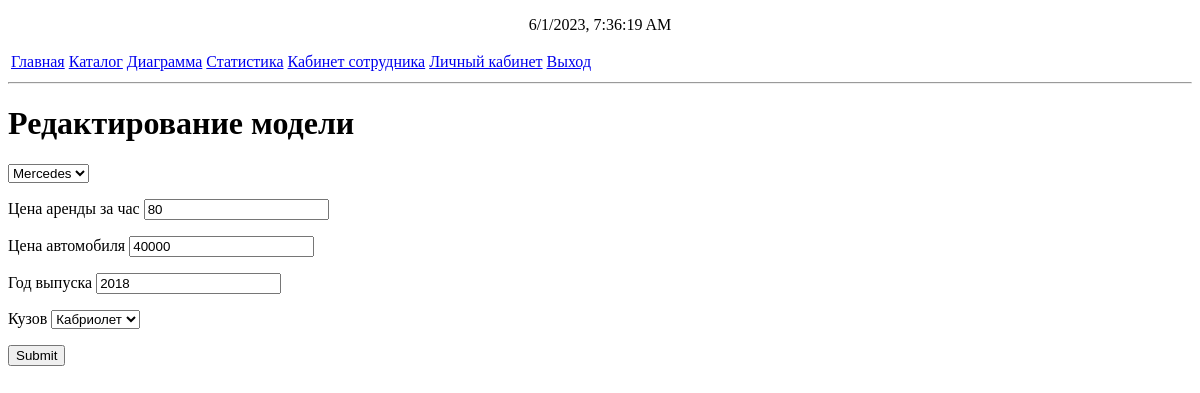
Before: /editmodel?id=2 (signed in) with the older database file.
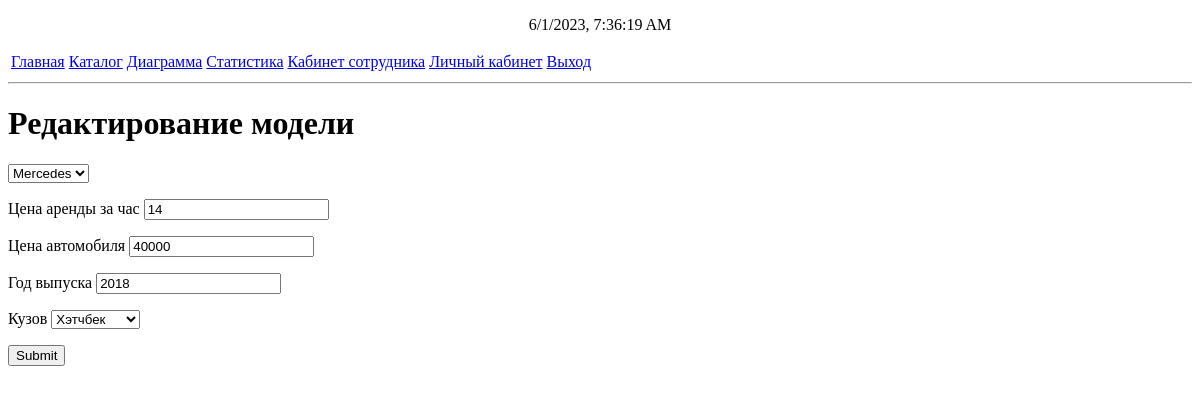
After: the same page with the newer database file.
### mainapp/models.py (models this page shows, shortened)
class CarModel(models.Model):
    SEDAN = "Седан"
    CROSS = "Кроссовер"
    COUPE = "Купе"
    STATION_WAGON = "Универсал"
    SPORT = "Спорт"
    HATCHBACK = "Хэтчбек"
    CONVERTIBLE = "Кабриолет"
    MINIVAN = "Минивэн"
    BODY_CHOICES = [
        (SEDAN, "Седан"),
        (CROSS, "Кроссовер"),
        (STATION_WAGON, "Универсал"),
        (SPORT, "Седан"),
        (HATCHBACK, "Хэтчбек"),
        (CONVERTIBLE, "Кабриолет"),
        (MINIVAN, "Минивэн"),
        (COUPE, "Купе"),
    ]
    BMW = "BMW"
    MERCEDES = "Mercedes"
    AUDI = "Audi"
    MAZDA = "Mazda"
    VOLVO = "Volvo"
    BRAND_CHOICES = [
        (BMW, 'BMW'),
        (MERCEDES, 'Mercedes'),
        (AUDI,"Audi"),
        (MAZDA, "Mazda"),
        (VOLVO, "Volvo")
    ]
    body = models.CharField(max_length=20, choices=BODY_CHOICES)
    price = models.BigIntegerField(default=40, null=True)
    car_price = models.BigIntegerField(default=10000, null=True)
    id = models.AutoField(primary_key=True)
    brand = models.CharField(max_length=20, choices=BRAND_CHOICES)
    year = models.IntegerField(validators=[MaxValueValidator(2023), MinValueValidator(2010)])
    usageCount = models.IntegerField(default=0)

### mainapp/views.py (the view)
    def _(request):
        if not request.user.is_staff:
            return HttpResponseRedirect('main')
        return func(request)

### mainapp/views.py (called while the page is built)
def staffpage(func):
    def _(request):
        if not request.user.is_staff:
            return HttpResponseRedirect('main')
        return func(request)
    return _

### mainapp/templates/editmodel.html (shortened to what this page needs)
{% extends "base.html" %}
{%block content%}
<h1>Редактирование модели</h1>
<form method="POST" id="form">
    <select name="brand" form="form">
        <option value="{{brand}}">{{brand}}</option>
    </select>
    <p>
        <label> Цена аренды за час</label>
        <input type="number" name="price" value="{{obj.price}}">
    </p>
    <p>
        <label> Цена автомобиля</label>
        <input type="number" name="car_price" value="{{obj.car_price}}">
    </p>
    <p>
        <label> Год выпуска </label>
        <input type="number" name="year" value="{{obj.year}}">
    </p>
    <p>
        <label> Кузов </label>
        <select name="body" form="form">
            <option value="{{body.0}}"> {{body.1}}</option>
        </select>
    </p>
    <input type="submit">
</form>
{%endblock content%}

Changed rows visible on the page:
changed CarModel "Mercedes": price "80" → "14"
Other visible differences:
form field body: "Кабриолет" → "Хэтчбек"
